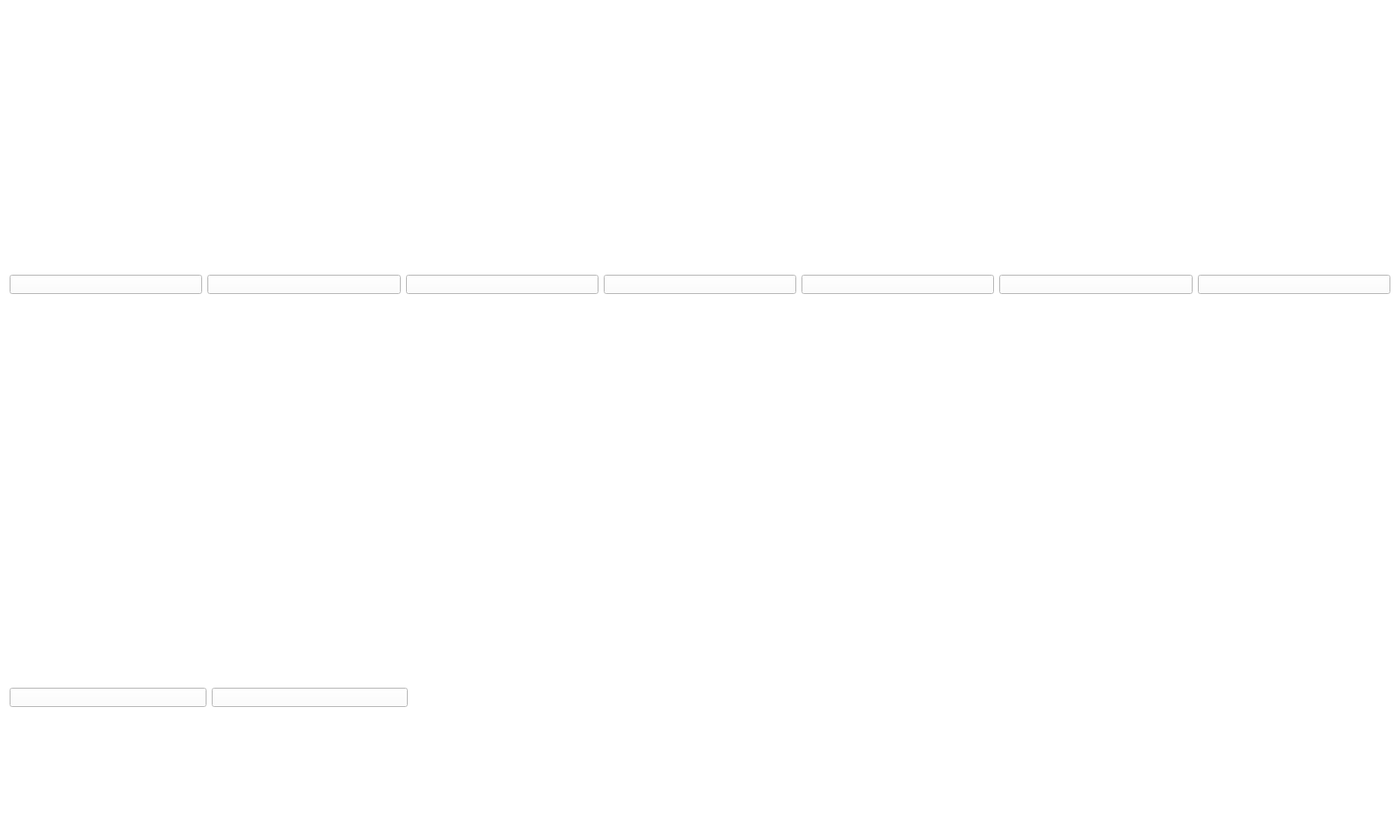
<?xml version="1.0" encoding="UTF-8"?>
<ui version="4.0">
 <class>IndicatorDialog</class>
 <widget class="QWidget" name="IndicatorDialog">
  <property name="geometry">
   <rect>
    <x>0</x>
    <y>0</y>
    <width>1600</width>
    <height>960</height>
   </rect>
  </property>
  <property name="windowTitle">
   <string>Form</string>
  </property>
  <property name="styleSheet">
   <string notr="true">background-color: rgb(255, 255, 255);</string>
  </property>
  <layout class="QGridLayout" name="gridLayout_2">
   <item row="1" column="0">
    <layout class="QVBoxLayout" name="verticalLayout" stretch="1,1,1,1">
     <item>
      <layout class="QHBoxLayout" name="horizontalLayout_3">
       <item>
        <spacer name="verticalSpacer_8">
         <property name="orientation">
          <enum>Qt::Vertical</enum>
         </property>
         <property name="sizeHint" stdset="0">
          <size>
           <width>20</width>
           <height>40</height>
          </size>
         </property>
        </spacer>
       </item>
      </layout>
     </item>
     <item>
      <layout class="QHBoxLayout" name="horizontalLayout">
       <item>
        <widget class="CustomPushButton" name="cameraPushButton">
         <property name="text">
          <string/>
         </property>
        </widget>
       </item>
       <item>
        <widget class="CustomPushButton" name="daynNightPushButton">
         <property name="text">
          <string/>
         </property>
        </widget>
       </item>
       <item>
        <widget class="CustomPushButton" name="weatherPushButton">
         <property name="text">
          <string/>
         </property>
        </widget>
       </item>
       <item>
        <widget class="CustomPushButton" name="enforcementPushButton">
         <property name="text">
          <string/>
         </property>
        </widget>
       </item>
       <item>
        <widget class="CustomPushButton" name="speedPushButton">
         <property name="text">
          <string/>
         </property>
        </widget>
       </item>
       <item>
        <widget class="CustomPushButton" name="comPushButton">
         <property name="text">
          <string/>
         </property>
        </widget>
       </item>
       <item>
        <widget class="CustomPushButton" name="gpsPushButton">
         <property name="text">
          <string/>
         </property>
        </widget>
       </item>
      </layout>
     </item>
     <item>
      <layout class="QHBoxLayout" name="horizontalLayout2" stretch="0,0,0,0,0,0,0">
       <item>
        <spacer name="verticalSpacer_2">
         <property name="orientation">
          <enum>Qt::Vertical</enum>
         </property>
         <property name="sizeHint" stdset="0">
          <size>
           <width>20</width>
           <height>40</height>
          </size>
         </property>
        </spacer>
       </item>
       <item>
        <spacer name="verticalSpacer_4">
         <property name="orientation">
          <enum>Qt::Vertical</enum>
         </property>
         <property name="sizeHint" stdset="0">
          <size>
           <width>20</width>
           <height>40</height>
          </size>
         </property>
        </spacer>
       </item>
       <item>
        <spacer name="verticalSpacer_7">
         <property name="orientation">
          <enum>Qt::Vertical</enum>
         </property>
         <property name="sizeHint" stdset="0">
          <size>
           <width>20</width>
           <height>40</height>
          </size>
         </property>
        </spacer>
       </item>
       <item>
        <spacer name="verticalSpacer_6">
         <property name="orientation">
          <enum>Qt::Vertical</enum>
         </property>
         <property name="sizeHint" stdset="0">
          <size>
           <width>20</width>
           <height>40</height>
          </size>
         </property>
        </spacer>
       </item>
       <item>
        <spacer name="verticalSpacer_5">
         <property name="orientation">
          <enum>Qt::Vertical</enum>
         </property>
         <property name="sizeHint" stdset="0">
          <size>
           <width>20</width>
           <height>40</height>
          </size>
         </property>
        </spacer>
       </item>
       <item>
        <spacer name="verticalSpacer_3">
         <property name="orientation">
          <enum>Qt::Vertical</enum>
         </property>
         <property name="sizeHint" stdset="0">
          <size>
           <width>20</width>
           <height>40</height>
          </size>
         </property>
        </spacer>
       </item>
       <item>
        <spacer name="verticalSpacer">
         <property name="orientation">
          <enum>Qt::Vertical</enum>
         </property>
         <property name="sizeHint" stdset="0">
          <size>
           <width>20</width>
           <height>40</height>
          </size>
         </property>
        </spacer>
       </item>
      </layout>
     </item>
     <item>
      <layout class="QGridLayout" name="gridLayout" rowstretch="1,0" columnstretch="1,1,1,1,1,1,1">
       <item row="0" column="6">
        <spacer name="horizontalSpacer">
         <property name="orientation">
          <enum>Qt::Horizontal</enum>
         </property>
         <property name="sizeHint" stdset="0">
          <size>
           <width>40</width>
           <height>20</height>
          </size>
         </property>
        </spacer>
       </item>
       <item row="0" column="1" rowspan="2">
        <widget class="CustomPushButton" name="screenCapturePushButton">
         <property name="text">
          <string/>
         </property>
        </widget>
       </item>
       <item row="0" column="3" rowspan="2">
        <spacer name="horizontalSpacer_4">
         <property name="orientation">
          <enum>Qt::Horizontal</enum>
         </property>
         <property name="sizeHint" stdset="0">
          <size>
           <width>40</width>
           <height>20</height>
          </size>
         </property>
        </spacer>
       </item>
       <item row="0" column="2" rowspan="2">
        <spacer name="horizontalSpacer_3">
         <property name="orientation">
          <enum>Qt::Horizontal</enum>
         </property>
         <property name="sizeHint" stdset="0">
          <size>
           <width>40</width>
           <height>20</height>
          </size>
         </property>
        </spacer>
       </item>
       <item row="0" column="4" rowspan="2">
        <spacer name="horizontalSpacer_5">
         <property name="orientation">
          <enum>Qt::Horizontal</enum>
         </property>
         <property name="sizeHint" stdset="0">
          <size>
           <width>40</width>
           <height>20</height>
          </size>
         </property>
        </spacer>
       </item>
       <item row="0" column="5">
        <spacer name="horizontalSpacer_6">
         <property name="orientation">
          <enum>Qt::Horizontal</enum>
         </property>
         <property name="sizeHint" stdset="0">
          <size>
           <width>40</width>
           <height>20</height>
          </size>
         </property>
        </spacer>
       </item>
       <item row="0" column="0" rowspan="2">
        <widget class="CustomPushButton" name="screenRecordingPushButton">
         <property name="text">
          <string/>
         </property>
        </widget>
       </item>
      </layout>
     </item>
    </layout>
   </item>
  </layout>
 </widget>
 <customwidgets>
  <customwidget>
   <class>CustomPushButton</class>
   <extends>QPushButton</extends>
   <header>CustomPushButton.h</header>
  </customwidget>
 </customwidgets>
 <resources/>
 <connections/>
</ui>
